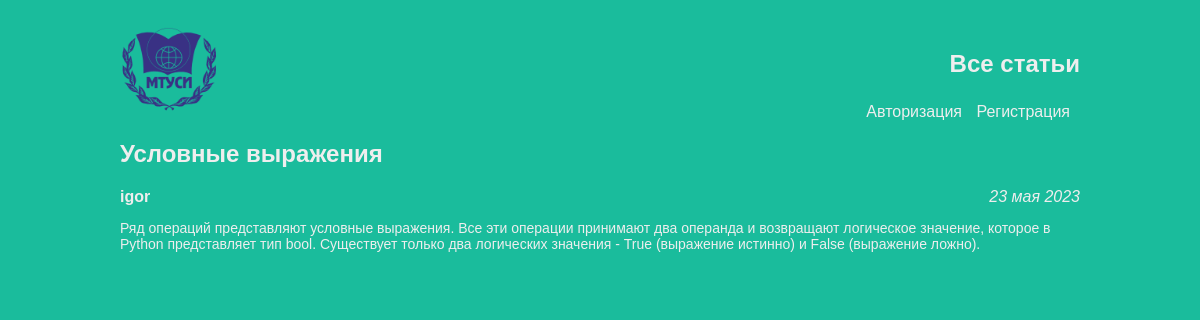
Page /article/3 on the committed database.
### articles/models.py (models this page shows, shortened)
class Article(models.Model):
	title = models.CharField(max_length=200)
	author = models.ForeignKey(User, on_delete=models.CASCADE)
	text = models.TextField()
	created_date = models.DateField(auto_now_add=True)
	month_list = ['января', 'февраля', 'марта', 'апреля', 'мая', 'июня','июля', 'августа', 'сентября', 'октября', 'ноября', 'декабря']
	def get_text(self):
		return self.text
	def get_date(self):
		d = self.created_date
		return "%d %s %d" % (d.day, self.month_list[d.month-1], d.year)

### articles/views.py (the view)
# urls.py: re_path(r'^article/(?P<article_id>\d+)$', views.get_article, name='get_article'),
def get_article(request, article_id):
	try:
		post = Article.objects.get(id=article_id)
		return render(request, 'article.html', {"post": post})
	except Article.DoesNotExist:
		raise Http404

### articles/templates/article.html (shortened to what this page needs)
<!DOCTYPE html>
<html>
	<head>
		<link rel="stylesheet" href="{{STATIC_URL}}/static/css/article.css">
	</head>
<body class="article_body">
	<div class="header">
		<div class="logo"><img src="/{{ STATIC_URL }}static/img/logo.png" /></div>
		<div class="home"><h2><a href='/'>Все статьи</a></h2></div>
		<div class="menu">
		<ul>
		{% if request.user.is_authenticated %}
		<li class="hello">Приветствуем, {{ request.user.username }}!</li>
		<li><a href="/article/new/">Создать статью</a></li>
		<li><a href="/exit/">Выход из аккаунта</a></li>
		{% else %}
		<li><a href="/auth/">Авторизация</a></li>
		<li><a href="/register/">Регистрация</a></li>
		{% endif %}
		</ul>
		</div>
	</div>
	<div class="archive">
		<div class="one-post">
		<h2 class="post-title">{{ post.title }}</h2>
		<div class="article-info">
			<div class="article-author">{{ post.author.username }}</div>
			<div class="article-created-date">{{ post.get_date }}</div>
		</div>
		<p class="article-text">{{ post.get_text }}</p>
		</div>
	</div>
</body>
</html>

### articles/static/css/article.css (style rules this page uses)
body { background: #1abc9c; font-family: Tahoma, Arial, sans-serif; color: #333; }
p, h4 { font-size: 20px; margin-bottom: 0; }
ul, ol { margin: 0; }
.article_body .header { height: 100px; }
.article_body .header .logo { width: 50%; float: left; }
.article_body .header img { display: block; height: 100px; width: auto; margin-left: 0; margin-right: auto; }
.archive_body, .article_body { width: 960px; margin-left: auto; margin-right: auto; }
p, h1, h2, h3, h4 { color: #eee; }
a { color: #eee; }
.post-title, .article-info, .article-text { color: #eee; }
.article-info .article-author { font-weight: 900; width: 50%; float: left; }
.article-info .article-created-date { font-style: italic; text-align: right; }
.article-info { width: 100%; }
.article-text { font-size: 14px; }
.home { position: relative; text-align: right; top: 30px; }
.article_body .header .menu { position: relative; text-align: right; top: 35px; }
.header ul { list-style: none; margin: 0; padding-left: 0; color: #eee; }
.header li { display: inline; padding-right: 10px; }
.header a { text-decoration: none; }

### rows in the picture
Article: title "Условные выражения", author.username "igor", get_date "23 мая 2023", get_text "Ряд операций представляют условные выражения. Все эти операции принимают два операнда и возвращают логическое значение, которое в Python представляет тип bool. Существует только два логических значения - True (выражение истинно) и False (выражение ложно)."
